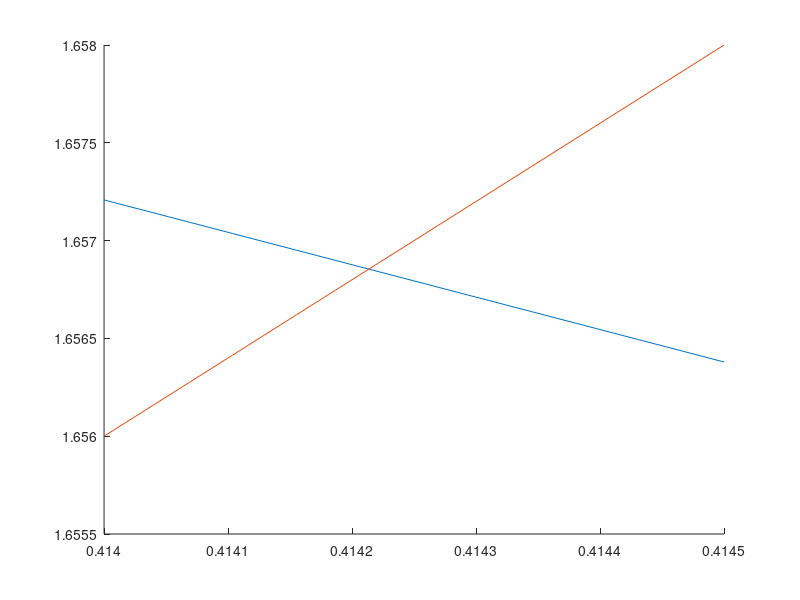

Here is the MATLAB script that generated this plot:
x = linspace(0.414,0.4145,30);


y1 = 2 - (x.^2 + x.^2);
y2 = 2 .* x + 2 .* x;

figure;
hold on;
plot(x,y1);
plot(x, y2);